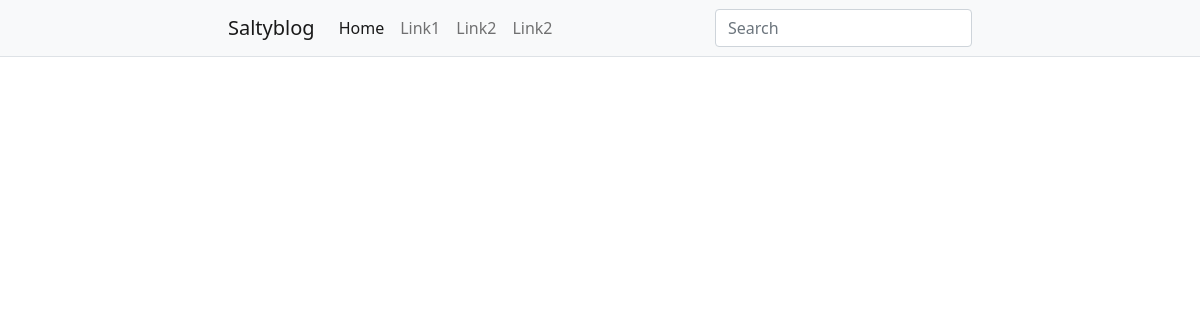
Before: / with the older database file.
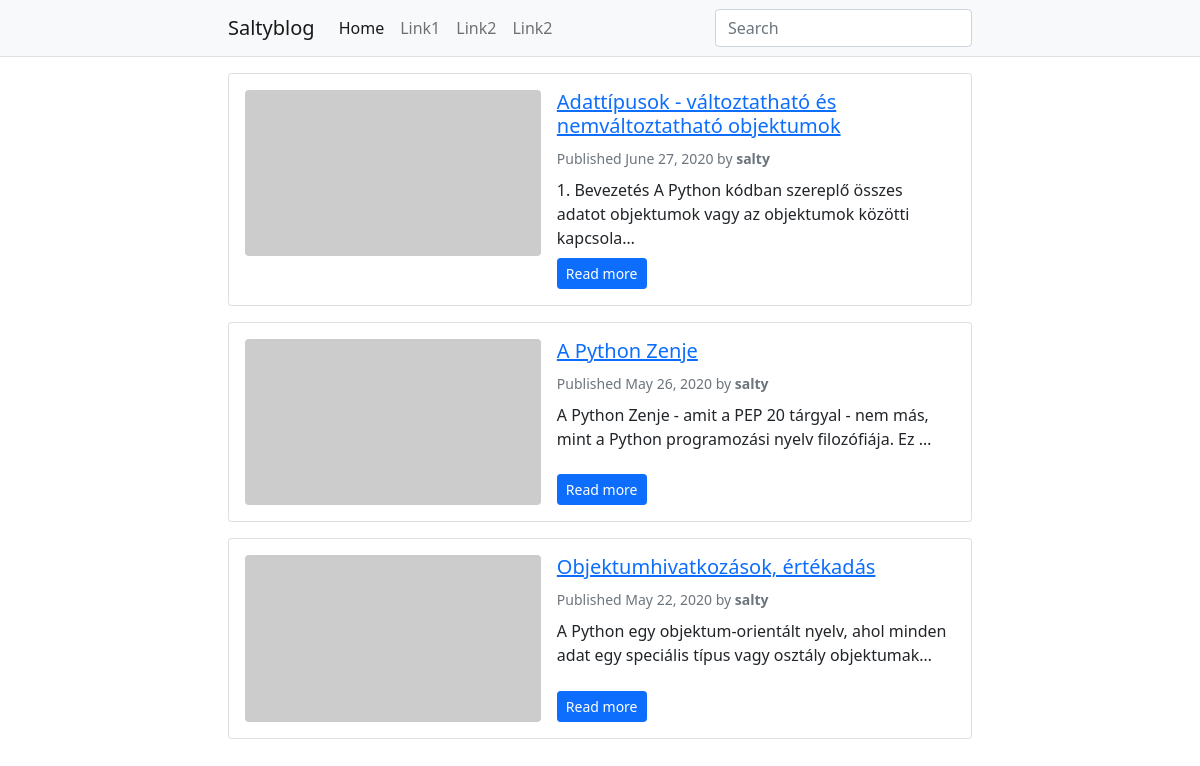
After: the same page with the newer database file.
### blog/models.py (models this page shows, shortened)
class Post(models.Model):
    STATUS_CHOICES = (
        ('draft', 'Draft'),
        ('published', 'Published'),
    )
    title = models.CharField(max_length=250)
    slug = models.SlugField(max_length=250, unique_for_date='publish')
    author = models.ForeignKey(User, on_delete=models.CASCADE, related_name='blog_posts')
    body = models.TextField()
    publish = models.DateTimeField(default=timezone.now)
    created = models.DateTimeField(auto_now_add=True)
    updated = models.DateTimeField(auto_now=True)
    status = models.CharField(max_length=10, choices=STATUS_CHOICES, default='draft')
    class Meta:
        ordering = ('-publish',)
    objects = models.Manager()  # The default manager.
    published = PublishedManager()  # Our custom manager.
    def get_absolute_url(self):
        return reverse('blog:post_detail', args=[self.slug])

### blog/views.py (the view)
# urls.py: path('', views.post_list, name='post_list'),
def post_list(request):
    posts = Post.published.all()
    paginator = Paginator(posts, 10)  # 10 posts in each page
    page =request.GET.get('page')
    try:
        posts = paginator.page(page)
    except PageNotAnInteger:
        posts = paginator.page(1)
    except EmptyPage:
        posts = paginator.page(paginator.num_pages)
    return render(request, 'post_list.html', {'posts':posts})

### blog/models.py (called while the page is built)
    def get_queryset(self):
        return super(PublishedManager,self).get_queryset().filter(status='published')

### templates/post_list.html (shortened to what this page needs)
{% extends 'base.html' %}
{% block content %}
    {% for post in posts %}
    <div class="card mb-3">
        <div class="card-body">
            <div class="row g-0">
                <div class="col-md-5">
                    <div class="ratio ratio-16x9">
                        <img src="https://via.placeholder.com/1280x720" class="rounded" alt="{{post.title}}">
                    </div>
                </div>
                <div class="col-md-7 ps-md-3 pt-3 pt-md-0 d-flex flex-column">
                        <h2 class="card-title h5">
                                <a href="{{ post.get_absolute_url }}">
                                {{ post.title }}
                                </a>
                        </h2>
                        <div class="text-muted">
                            <small>
                                Published {{ post.publish.date }} by <strong>{{ post.author }}</strong>
                            </small>
                        </div>
                        <p class="card-text mb-auto py-2">{{ post.body|safe|striptags|truncatechars:100 }}</p>
                        <div>
                            <a href="{{ post.get_absolute_url }}" class="btn btn-primary btn-sm">Read more</a>
                        </div>
                </div>
            </div>
        </div>
    </div>
    {% endfor %}
{% endblock content %}

### templates/base.html (shortened to what this page needs)
{% load static %}
<!DOCTYPE html>
<html lang="en">
<head>
    <link href="https://cdn.jsdelivr.net/npm/bootstrap@5.0.0-beta3/dist/css/bootstrap.min.css" rel="stylesheet">
    <link href="{% static 'css/style.css' %}" rel="stylesheet">
</head>
<body>
    <nav class="navbar navbar-expand-lg navbar-light bg-light border-bottom">
        <div class="container">
            <a class="navbar-brand" href="/">Saltyblog</a>
            <div class="collapse navbar-collapse" id="navbarSupportedContent">
                <ul class="navbar-nav me-auto mb-2 mb-lg-0">
                    <li class="nav-item">
                        <a class="nav-link active" aria-current="page" href="#">Home</a>
                    </li>
                    <li class="nav-item">
                        <a class="nav-link" href="#">Link1</a>
                    </li>
                    <li class="nav-item">
                        <a class="nav-link" href="#">Link2</a>
                    </li>
                    <li class="nav-item">
                        <a class="nav-link" href="#">Link2</a>
                    </li>
                </ul>
                <form class="d-flex">
                    <input class="form-control mr-0" type="search" placeholder="Search" aria-label="Search">
                </form>
            </div>
        </div>
    </nav>
    <main class="container my-3">
        {% block content %}
        {% endblock content %}
    </main>
</body>
</html>

### static/css/style.css (style rules this page uses)
.container { max-width: 768px; width: 100%; }

Changed rows visible on the page:
added Post: title "Adattípusok - változtatható és nemváltoztatható objektumok", publish "June 27, 2020", author "salty", body "1. Bevezetés A Python kódban szereplő összes adatot objektumok vagy az objektumok közötti kapcsola…"
now on this page (row edited): Post: title "A Python Zenje", publish "May 26, 2020", author "salty", body "A Python Zenje - amit a PEP 20 tárgyal - nem más, mint a Python programozási nyelv filozófiája. Ez …"
added Post: title "Objektumhivatkozások, értékadás", publish "May 22, 2020", author "salty", body "A Python egy objektum-orientált nyelv, ahol minden adat egy speciális típus vagy osztály objektumak…"
